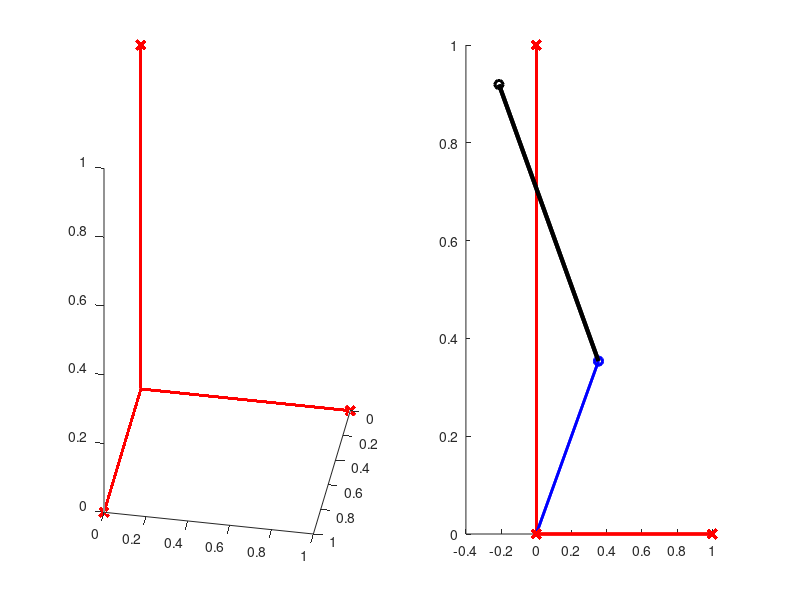

MATLAB code for this plot:
clc; clear all; close all;
p1 = [1 0 0];
p2 = [0 1 0];
p3 = [0 0 1];
xlim([-10.5,1.5]); ylim([-1.5,1.5]); zlim([-1.5, 1.5]);

for q1 = 0:45
  
subplot(1,2,1);

plot3(p1(1),p1(2),p1(3),'x','color','red', 'LineWidth', 2); hold on;
plot3(p2(1),p2(2),p2(3),'x','color','red', 'LineWidth', 2); hold on;
plot3(p3(1),p3(2),p3(3),'x','color','red', 'LineWidth', 2); hold on;
grid minor;
line([0, p1(1)], [0,p1(2)], [0, p1(3)], 'color','red','LineWidth', 1.5 );hold on; 
line([0, p2(1)], [0,p2(2)], [0, p2(3)], 'color','red','LineWidth', 1.5 ); hold on;
line([0, p3(1)], [0,p3(2)], [0, p3(3)], 'color','red','LineWidth', 1.5 ); hold on;

L1 = 0.5 ; L2 = 0.8; q2 = 90;

p1A = [L1, 0, 0]';
Rz1 = [cosd(q1) -sind(q1) 0;
        sind(q1) cosd(q1) 0;
        0 0 1] ;
    
p1B = Rz1 * p1A;
%p1Bx = L1 * cosd(q1); p1By = L1 * sind(q1); p1Bz = 0;

A1 = plot3(p1B(1),p1B(2),p1B(3), 'o', 'color', 'blue', 'LineWidth',2); hold on;
A2 =line([0,p1B(1)],[0,p1B(2)],[0,p1B(3)],'color','blue','Linewidth', 2); hold on;

p1C = [L2, 0, 0]';
Rz2 = [cosd(q1+q2) -sind(q1+q2) 0;
        sind(q1+q2) cosd(q1+q2) 0;
        0 0 1];
p1D = p1B + Rz2*p1C;

B1 = plot3(p1D(1),p1D(2),p1D(3), 'o', 'color', 'k', 'LineWidth',2); hold on;
B2 = line([p1B(1),p1D(1)],[p1B(2),p1D(2)],[p1B(3),p1D(3)],'color','k','Linewidth', 3); hold on;

view(100,20);

 
    subplot(1,2,2);
    plot3(p1(1),p1(2),p1(3),'x','color','red', 'LineWidth', 2); hold on;
    plot3(p2(1),p2(2),p2(3),'x','color','red', 'LineWidth', 2); hold on;
    plot3(p3(1),p3(2),p3(3),'x','color','red', 'LineWidth', 2); hold on;
    grid minor;
    line([0, p1(1)], [0,p1(2)], [0, p1(3)], 'color','red','LineWidth', 1.5 );hold on; 
    line([0, p2(1)], [0,p2(2)], [0, p2(3)], 'color','red','LineWidth', 1.5 ); hold on;
    line([0, p3(1)], [0,p3(2)], [0, p3(3)], 'color','red','LineWidth', 1.5 ); hold on;

    L1 = 0.5 ; L2 = 0.8; q2 = 90;

    p1A = [L1, 0, 0]';

    Rz1 = [cosd(q1) -sind(q1) 0;
        sind(q1) cosd(q1) 0;
        0 0 1] ;

    p1B = Rz1 * p1A;
    %p1Bx = L1 * cosd(q1); p1By = L1 * sind(q1); p1Bz = 0;

    C1 = plot3(p1B(1),p1B(2),p1B(3), 'o', 'color', 'blue', 'LineWidth',2); hold on;
    C2 = line([0,p1B(1)],[0,p1B(2)],[0,p1B(3)],'color','blue','Linewidth', 2); hold on;

    p1C = [L2, 0, 0]';
    Rz2 = [cosd(q1+q2) -sind(q1+q2) 0;
        sind(q1+q2) cosd(q1+q2) 0;
        0 0 1];
    p1D = p1B + Rz2*p1C;

    D1 = plot3(p1D(1),p1D(2),p1D(3), 'o', 'color', 'k', 'LineWidth',2); hold on;
    D2 = line([p1B(1),p1D(1)],[p1B(2),p1D(2)],[p1B(3),p1D(3)],'color','k','Linewidth', 3)
    hold on;

    view(2);
    pause(0.01);
    delete(A1); delete(A2); delete(B1); delete(B2); delete(C1); delete(C2); delete(D1); delete(D2);
end
 
A1 = plot3(p1B(1),p1B(2),p1B(3), 'o', 'color', 'blue', 'LineWidth',2); hold on;
A2 =line([0,p1B(1)],[0,p1B(2)],[0,p1B(3)],'color','blue','Linewidth', 2); hold on;

B1 = plot3(p1D(1),p1D(2),p1D(3), 'o', 'color', 'k', 'LineWidth',2); hold on;
B2 = line([p1B(1),p1D(1)],[p1B(2),p1D(2)],[p1B(3),p1D(3)],'color','k','Linewidth', 3); hold on;

C1 = plot3(p1B(1),p1B(2),p1B(3), 'o', 'color', 'blue', 'LineWidth',2); hold on;
C2 = line([0,p1B(1)],[0,p1B(2)],[0,p1B(3)],'color','blue','Linewidth', 2); hold on;

D1 = plot3(p1D(1),p1D(2),p1D(3), 'o', 'color', 'k', 'LineWidth',2); hold on;
D2 = line([p1B(1),p1D(1)],[p1B(2),p1D(2)],[p1B(3),p1D(3)],'color','k','Linewidth', 3); hold on;